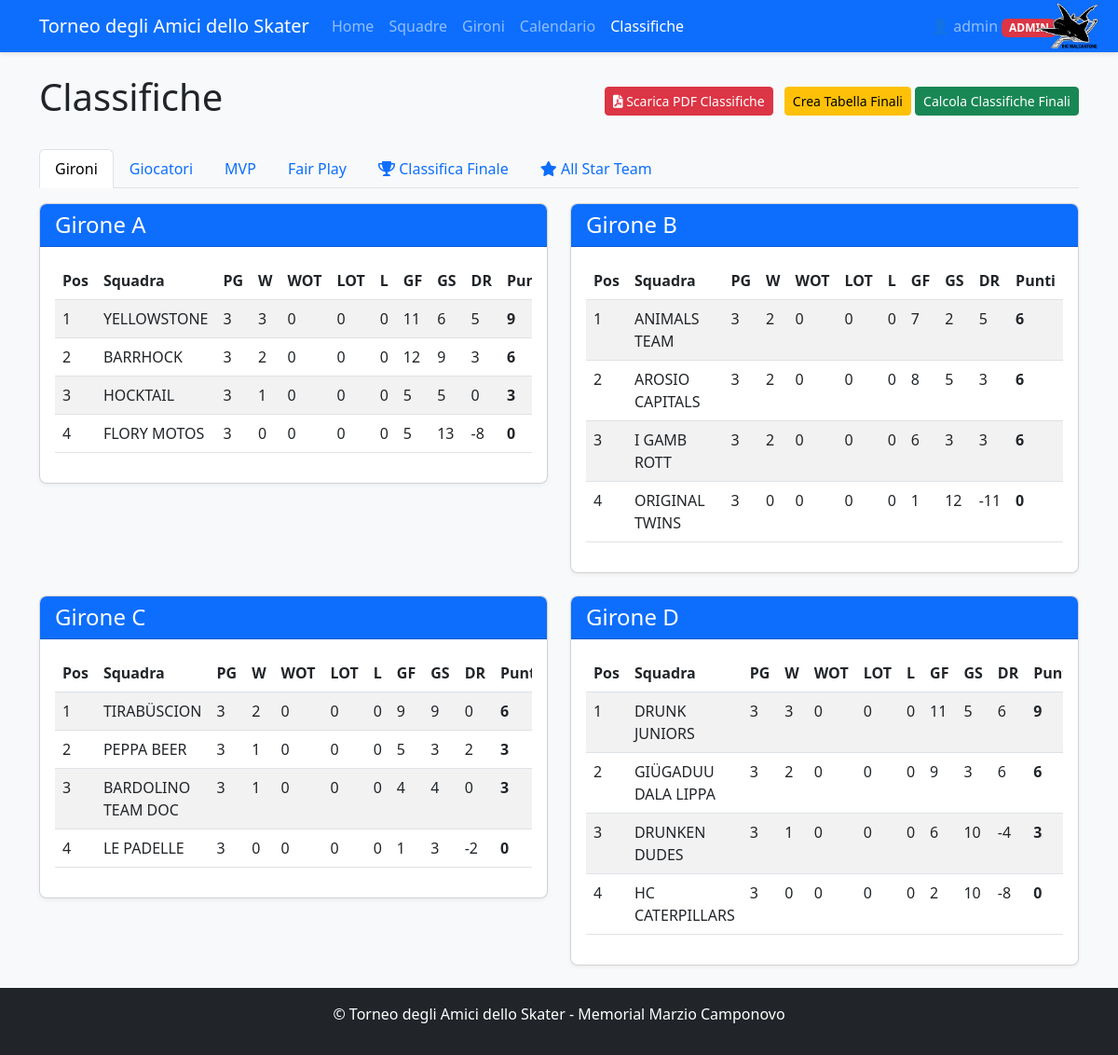
Screenshot of /standings (signed in) with the database file from the repository.
### app.py (models this page shows, shortened)
class User(UserMixin, db.Model):
    id = db.Column(db.Integer, primary_key=True)
    username = db.Column(db.String(80), unique=True, nullable=False)
    password_hash = db.Column(db.String(200), nullable=False)
    role = db.Column(db.String(20), default='user')  # 'user' o 'admin'
    created_at = db.Column(db.DateTime, default=datetime.utcnow)
    def is_admin(self):
        return self.role == 'admin'

class Team(db.Model):
    id = db.Column(db.Integer, primary_key=True)
    name = db.Column(db.String(100), nullable=False, unique=True)
    group = db.Column(db.String(1))  # A, B, C, or D
    group_order = db.Column(db.Integer, default=0)  # NUOVO CAMPO per l'ordinamento nel girone
    players = db.relationship('Player', backref='team', lazy=True)
    matches = db.relationship(
        'Match',
        primaryjoin="or_(Team.id == Match.team1_id, Team.id == Match.team2_id)",
        lazy=True,
        overlaps="team1,team2"
    )
    wins = db.Column(db.Integer, default=0)
    losses = db.Column(db.Integer, default=0)
    draws = db.Column(db.Integer, default=0)
    goals_for = db.Column(db.Integer, default=0)
    goals_against = db.Column(db.Integer, default=0)
    points = db.Column(db.Integer, default=0)

### app.py (the view, shortened to what this page needs)
@app.route('/standings')
@login_required
def standings():
    group_standings = get_group_standings()
    top_scorers = []
    top_assists = []
    most_penalties = []
    try:
        if db.inspect(db.engine).has_table('player_match_stats'):
            from sqlalchemy import func
            top_scorers_query = db.session.query(
                Player,
                func.sum(PlayerMatchStats.goals).label('total_goals'),
                func.count(PlayerMatchStats.match_id).label('total_matches'),
                func.sum(PlayerMatchStats.assists).label('total_assists')
            ).join(PlayerMatchStats).filter(
                PlayerMatchStats.is_removed != True
            ).group_by(Player.id).having(
                func.sum(PlayerMatchStats.goals) > 0
            ).order_by(
                func.sum(PlayerMatchStats.goals).desc(),
                func.count(PlayerMatchStats.match_id).asc(),
                func.sum(PlayerMatchStats.assists).desc()
            ).limit(15)
            for player, total_goals, total_matches, total_assists in top_scorers_query:
                player.display_goals = total_goals
                player.display_matches = total_matches
                player.display_assists_for_ranking = total_assists
                top_scorers.append(player)
            top_assists_query = db.session.query(
                Player,
                func.sum(PlayerMatchStats.assists).label('total_assists'),
                func.count(PlayerMatchStats.match_id).label('total_matches'),
                func.sum(PlayerMatchStats.goals).label('total_goals')
            ).join(PlayerMatchStats).filter(
                PlayerMatchStats.is_removed != True
            ).group_by(Player.id).having(
                func.sum(PlayerMatchStats.assists) > 0
            ).order_by(
                func.sum(PlayerMatchStats.assists).desc(),
                func.count(PlayerMatchStats.match_id).asc(),
                func.sum(PlayerMatchStats.goals).desc()
            ).limit(15)
            for player, total_assists, total_matches, total_goals in top_assists_query:
                player.display_assists = total_assists
                player.display_matches = total_matches
                player.display_goals_for_ranking = total_goals
                top_assists.append(player)
    except Exception as e:
        print(f"Errore nel caricamento statistiche giocatori: {e}")
    best_player_awards = get_best_player_awards()
    fair_play_ranking = get_fair_play_ranking()
    has_final_rankings = False
    final_rankings = None
    try:
        if db.inspect(db.engine).has_table('final_ranking'):
            final_rankings = FinalRanking.query.order_by(FinalRanking.final_position).all()
            selections = AllStarTeam.query.all()
            has_final_rankings = final_rankings is not None and len(final_rankings) > 0
    except Exception as e:
        print(f"Errore nel caricamento classifiche finali: {e}")
    all_star_data = {
        'Tesserati': {
            'Portiere': None,
            'Difensore_1': None,
            'Difensore_2': None,
            'Attaccante_1': None,
            'Attaccante_2': None
        },
        'Non Tesserati': {
            'Portiere': None,
            'Difensore_1': None,
            'Difensore_2': None,
            'Attaccante_1': None,
            'Attaccante_2': None
        }
    }
    try:
        if db.inspect(db.engine).has_table('all_star_team'):
            selections = AllStarTeam.query.all()
    except Exception as e:
        print(f"Errore nel caricamento All Star Team: {e}")
    teams = Team.query.order_by(Team.name).all()
    return render_template('standings.html',
                           group_standings=group_standings,
                           top_scorers=top_scorers,
                           top_assists=top_assists,
                           most_penalties=most_penalties,
                           best_player_awards=best_player_awards,
                           fair_play_ranking=fair_play_ranking,
                           has_final_rankings=has_final_rankings,
                           final_rankings=final_rankings,
                           teams=teams,
                           all_star_data=all_star_data)

### templates/standings.html (shortened to what this page needs)
<!DOCTYPE html>
<html lang="it">
<head>
    <link rel="stylesheet" href="https://cdn.jsdelivr.net/npm/bootstrap@5.3.0/dist/css/bootstrap.min.css">
    <link rel="stylesheet" href="{{ url_for('static', filename='style.css') }}">
    <link rel="stylesheet" href="https://cdnjs.cloudflare.com/ajax/libs/font-awesome/6.0.0/css/all.min.css">
</head>
<body class="d-flex flex-column min-vh-100">
    <nav class="navbar navbar-expand-lg navbar-dark bg-primary">
        <div class="container">
            <a class="navbar-brand" href="{{ url_for('index') }}">Torneo degli Amici dello Skater</a>
            <div class="collapse navbar-collapse" id="navbarNav">
                <ul class="navbar-nav me-auto">
                    <li class="nav-item">
                        <a class="nav-link" href="{{ url_for('index') }}">Home</a>
                    </li>
                    <li class="nav-item">
                        <a class="nav-link" href="{{ url_for('teams') }}">Squadre</a>
                    </li>
                    <li class="nav-item">
                        <a class="nav-link" href="{{ url_for('groups') }}">Gironi</a>
                    </li>
                    <li class="nav-item">
                        <a class="nav-link" href="{{ url_for('schedule') }}">Calendario</a>
                    </li>
                    <li class="nav-item">
                        <a class="nav-link active" href="{{ url_for('standings') }}">Classifiche</a>
                    </li>
                </ul>
                <ul class="navbar-nav ms-auto">
                    {% if current_user.is_authenticated %}
                        <li class="nav-item dropdown">
                            <a class="nav-link dropdown-toggle" href="#" role="button" data-bs-toggle="dropdown">
                                👤 {{ current_user.username }}
                                {% if current_user.is_admin() %}
                                    <span class="badge bg-danger">ADMIN</span>
                                {% endif %}
                            </a>
                        </li>
                    {% endif %}
                </ul>
            </div>
            <div class="navbar-logo">
                <img src="{{ url_for('static', filename='logo.png') }}" alt="IHC Malcantone" />
            </div>
        </div>
    </nav>
    <div class="container mt-4">
        <div class="d-flex justify-content-between align-items-center">
            <h1>Classifiche</h1>
            <div>
                <a href="{{ url_for('export_standings_pdf') }}" class="btn btn-danger btn-sm me-2">
                    <i class="fas fa-file-pdf"></i> Scarica PDF Classifiche
                </a>
                <form method="post" action="{{ url_for('migrate_final_ranking') }}" class="d-inline">
                    <button type="submit" class="btn btn-warning btn-sm">Crea Tabella Finali</button>
                </form>
                {% if not has_final_rankings %}
                    <form method="post" action="{{ url_for('update_final_rankings') }}" class="d-inline">
                        <button type="submit" class="btn btn-success btn-sm">Calcola Classifiche Finali</button>
                    </form>
                {% endif %}
            </div>
        </div>
        <ul class="nav nav-tabs mt-4" id="myTab" role="tablist">
            <li class="nav-item" role="presentation">
                <button class="nav-link active" id="groups-tab" data-bs-toggle="tab" data-bs-target="#groups" type="button" role="tab">Gironi</button>
            </li>
            <li class="nav-item" role="presentation">
                <button class="nav-link" id="players-tab" data-bs-toggle="tab" data-bs-target="#players" type="button" role="tab">Giocatori</button>
            </li>
            <li class="nav-item" role="presentation">
                <button class="nav-link" id="awards-tab" data-bs-toggle="tab" data-bs-target="#awards" type="button" role="tab">MVP</button>
            </li>
            <li class="nav-item" role="presentation">
                <button class="nav-link" id="fairplay-tab" data-bs-toggle="tab" data-bs-target="#fairplay" type="button" role="tab">Fair Play</button>
            </li>
            <li class="nav-item" role="presentation">
                <button class="nav-link" id="final-tab" data-bs-toggle="tab" data-bs-target="#final" type="button" role="tab">
                    <i class="fas fa-trophy"></i> Classifica Finale
                </button>
            </li>
            <li class="nav-item" role="presentation">
                <button class="nav-link" id="allstar-tab" data-bs-toggle="tab" data-bs-target="#allstar" type="button" role="tab">
                    <i class="fas fa-star"></i> All Star Team
                </button>
            </li>
        </ul>
        <div class="tab-content mt-3" id="myTabContent">
            <div class="tab-pane fade show active" id="groups" role="tabpanel">
                <div class="row">
                    {% for group, teams in group_standings.items() %}
                        <div class="col-md-6 mb-4">
                            <div class="card">
                                <div class="card-header bg-primary text-white">
                                    <h4 class="mb-0">Girone {{ group }}</h4>
                                </div>
                                <div class="card-body">
                                    <div class="table-responsive">
                                        <table class="table table-striped">
                                            <thead>
                                                <tr>
                                                    <th>Pos</th>
                                                    <th>Squadra</th>
                                                    <th>PG</th>
                                                    <th>W</th>
                                                    <th>WOT</th>
                                                    <th>LOT</th>
                                                    <th>L</th>
                                                    <th>GF</th>
                                                    <th>GS</th>
                                                    <th>DR</th>
                                                    <th>Punti</th>
                                                </tr>
                                            </thead>
                                            <tbody>
                                                {% for team in teams %}
                                                    <tr>
                                                        <td>{{ loop.index }}</td>
                                                        <td>{{ team.name }}</td>
                                                        <td>{{ team.group_games_played }}</td>
                                                        <td>{{ team.group_wins }}</td>
                                                        <td>{{ team.group_wins_overtime }}</td>
                                                        <td>{{ team.group_losses_overtime }}</td>
                                                        <td>{{ team.group_losses }}</td>
                                                        <td>{{ team.group_goals_for }}</td>
                                                        <td>{{ team.group_goals_against }}</td>
                                                        <td>{{ team.group_goal_difference }}</td>
                                                        <td><strong>{{ team.group_points }}</strong></td>
                                                    </tr>
                                                {% endfor %}
                                            </tbody>
                                        </table>
                                    </div>
                                </div>
                            </div>
                        </div>
                    {% endfor %}
                </div>
            </div>
        </div>
    </div>
    <footer class="bg-dark text-white py-3 mt-auto">
        <div class="container text-center">
            <p>© Torneo degli Amici dello Skater - Memorial Marzio Camponovo</p>
        </div>
    </footer>
</body>
</html>

### rows the page displays
User: username "admin"
Team: name "YELLOWSTONE", group_games_played "3", group_wins "3", group_wins_overtime "0", group_losses_overtime "0", group_losses "0", group_goals_for "11", group_goals_against "6", group_goal_difference "5", group_points "9"
Team: name "BARRHOCK", group_games_played "3", group_wins "2", group_wins_overtime "0", group_losses_overtime "0", group_losses "0", group_goals_for "12", group_goals_against "9", group_goal_difference "3", group_points "6"
Team: name "HOCKTAIL", group_games_played "3", group_wins "1", group_wins_overtime "0", group_losses_overtime "0", group_losses "0", group_goals_for "5", group_goals_against "5", group_goal_difference "0", group_points "3"
Team: name "FLORY MOTOS", group_games_played "3", group_wins "0", group_wins_overtime "0", group_losses_overtime "0", group_losses "0", group_goals_for "5", group_goals_against "13", group_goal_difference "-8", group_points "0"
Team: name "ANIMALS TEAM", group_games_played "3", group_wins "2", group_wins_overtime "0", group_losses_overtime "0", group_losses "0", group_goals_for "7", group_goals_against "2", group_goal_difference "5", group_points "6"
Team: name "AROSIO CAPITALS", group_games_played "3", group_wins "2", group_wins_overtime "0", group_losses_overtime "0", group_losses "0", group_goals_for "8", group_goals_against "5", group_goal_difference "3", group_points "6"
Team: name "I GAMB ROTT", group_games_played "3", group_wins "2", group_wins_overtime "0", group_losses_overtime "0", group_losses "0", group_goals_for "6", group_goals_against "3", group_goal_difference "3", group_points "6"
Team: name "ORIGINAL TWINS", group_games_played "3", group_wins "0", group_wins_overtime "0", group_losses_overtime "0", group_losses "0", group_goals_for "1", group_goals_against "12", group_goal_difference "-11", group_points "0"
Team: name "TIRABÜSCION", group_games_played "3", group_wins "2", group_wins_overtime "0", group_losses_overtime "0", group_losses "0", group_goals_for "9", group_goals_against "9", group_goal_difference "0", group_points "6"
Team: name "PEPPA BEER", group_games_played "3", group_wins "1", group_wins_overtime "0", group_losses_overtime "0", group_losses "0", group_goals_for "5", group_goals_against "3", group_goal_difference "2", group_points "3"
Team: name "BARDOLINO TEAM DOC", group_games_played "3", group_wins "1", group_wins_overtime "0", group_losses_overtime "0", group_losses "0", group_goals_for "4", group_goals_against "4", group_goal_difference "0", group_points "3"
Team: name "LE PADELLE", group_games_played "3", group_wins "0", group_wins_overtime "0", group_losses_overtime "0", group_losses "0", group_goals_for "1", group_goals_against "3", group_goal_difference "-2", group_points "0"
Team: name "DRUNK JUNIORS", group_games_played "3", group_wins "3", group_wins_overtime "0", group_losses_overtime "0", group_losses "0", group_goals_for "11", group_goals_against "5", group_goal_difference "6", group_points "9"
Team: name "GIÜGADUU DALA LIPPA", group_games_played "3", group_wins "2", group_wins_overtime "0", group_losses_overtime "0", group_losses "0", group_goals_for "9", group_goals_against "3", group_goal_difference "6", group_points "6"
Team: name "DRUNKEN DUDES", group_games_played "3", group_wins "1", group_wins_overtime "0", group_losses_overtime "0", group_losses "0", group_goals_for "6", group_goals_against "10", group_goal_difference "-4", group_points "3"
Team: name "HC CATERPILLARS", group_games_played "3", group_wins "0", group_wins_overtime "0", group_losses_overtime "0", group_losses "0", group_goals_for "2", group_goals_against "10", group_goal_difference "-8", group_points "0"

### other values shown
{{ group }} "A" "B" "C" "D"
